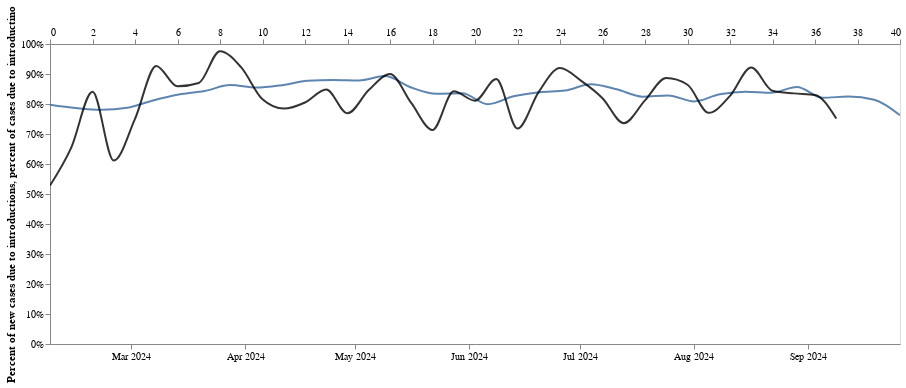

The code cell stored with this chart in its notebook:
### Code cell
line1 = alt.Chart(summary_percent_df).mark_line(interpolate='monotone', opacity = 0.9, clip = True).encode(
    alt.X('date:T', axis=alt.Axis(title="",tickCount = "month",grid=False,  format="%b %Y")),
    alt.Y('mean_percent_MA',title = "Percent of new cases due to introductions", axis=alt.Axis( grid=False, format='%', ), scale=alt.Scale(domain=(0.0, 1))),
   
).properties(
    width=850,
    height=300
)
line1 +percent_intro_sim

### Figure 1 — Vega-Lite specification as saved in the notebook (floating-point values rounded to 4 significant figures)
{"config": {"view": {"continuousWidth": 400, "continuousHeight": 300}}, "layer": [{"data": {"name": "data-09ef7e59200a494e476a6e3a979272d8"}, "mark": {"type": "line", "clip": true, "interpolate": "monotone", "opacity": 0.9}, "encoding": {"x": {"axis": {"format": "%b %Y", "grid": false, "tickCount": "month", "title": ""}, "field": "date", "type": "temporal"}, "y": {"axis": {"format": "%", "grid": false}, "field": "mean_percent_MA", "scale": {"domain": [0.0, 1]}, "title": "Percent of new cases due to introductions", "type": "quantitative"}}, "height": 300, "width": 850}, {"data": {"name": "data-ad93afafdb6c08659e1cae478872d538"}, "mark": {"type": "line", "clip": true, "color": "black", "interpolate": "monotone", "opacity": 0.8}, "encoding": {"x": {"axis": {"title": ""}, "field": "week_time", "type": "quantitative"}, "y": {"axis": {"grid": false, "title": "percent of cases due to introductino"}, "field": "percent_intro", "type": "quantitative"}}, "height": 300, "width": 850}], "$schema": "https://vega.github.io/schema/vega-lite/v4.17.0.json", "datasets": {"data-09ef7e59200a494e476a6e3a979272d8": [{"index": 0, "interval": "1", "mean_percent": 0.7626, "upper_hpd_log_95": 1.0, "lower_hpd_log_95": 0.0159, "upper_hpd_log_50": 1.0, "lower_hpd_log_50": 1.0, "days": -14, "date": "2024-09-26T00:00:00", "mean_percent_MA": 0.7626, "upper_hpd_log_95_MA": 1.0, "lower_hpd_log_95_MA": 0.0159, "upper_hpd_log_50_MA": 1.0, "lower_hpd_log_50_MA": 1.0}, {"index": 0, "interval": "2", "mean_percent": 0.8657, "upper_hpd_log_95": 1.0, "lower_hpd_log_95": 0.08137, "upper_hpd_log_50": 1.0, "lower_hpd_log_50": 1.0, "days": -7, "date": "2024-09-19T00:00:00", "mean_percent_MA": 0.8141, "upper_hpd_log_95_MA": 1.0, "lower_hpd_log_95_MA": 0.04863, "upper_hpd_log_50_MA": 1.0, "lower_hpd_log_50_MA": 1.0}, {"index": 0, "interval": "3", "mean_percent": 0.8469, "upper_hpd_log_95": 1.0, "lower_hpd_log_95": 0.2257, "upper_hpd_log_50": 1.0, "lower_hpd_log_50": 1.0, "days": 0, "date": "2024-09-12T00:00:00", "mean_percent_MA": 0.8251, "upper_hpd_log_95_MA": 1.0, "lower_hpd_log_95_MA": 0.1077, "upper_hpd_log_50_MA": 1.0, "lower_hpd_log_50_MA": 1.0}, {"index": 0, "interval": "4", "mean_percent": 0.808, "upper_hpd_log_95": 1.0, "lower_hpd_log_95": 0.04351, "upper_hpd_log_50": 1.0, "lower_hpd_log_50": 1.0, "days": 7, "date": "2024-09-05T00:00:00", "mean_percent_MA": 0.8208, "upper_hpd_log_95_MA": 1.0, "lower_hpd_log_95_MA": 0.09163, "upper_hpd_log_50_MA": 1.0, "lower_hpd_log_50_MA": 1.0}, {"index": 0, "interval": "5", "mean_percent": 0.9063, "upper_hpd_log_95": 1.0, "lower_hpd_log_95": 0.1322, "upper_hpd_log_50": 1.0, "lower_hpd_log_50": 1.0, "days": 14, "date": "2024-08-29T00:00:00", "mean_percent_MA": 0.8567, "upper_hpd_log_95_MA": 1.0, "lower_hpd_log_95_MA": 0.1207, "upper_hpd_log_50_MA": 1.0, "lower_hpd_log_50_MA": 1.0}, {"index": 0, "interval": "6", "mean_percent": 0.7886, "upper_hpd_log_95": 1.0, "lower_hpd_log_95": 0.04901, "upper_hpd_log_50": 1.0, "lower_hpd_log_50": 1.0, "days": 21, "date": "2024-08-22T00:00:00", "mean_percent_MA": 0.8374, "upper_hpd_log_95_MA": 1.0, "lower_hpd_log_95_MA": 0.1126, "upper_hpd_log_50_MA": 1.0, "lower_hpd_log_50_MA": 1.0}, {"index": 0, "interval": "7", "mean_percent": 0.8609, "upper_hpd_log_95": 1.0, "lower_hpd_log_95": 0.0637, "upper_hpd_log_50": 1.0, "lower_hpd_log_50": 1.0, "days": 28, "date": "2024-08-15T00:00:00", "mean_percent_MA": 0.8409, "upper_hpd_log_95_MA": 1.0, "lower_hpd_log_95_MA": 0.07211, "upper_hpd_log_50_MA": 1.0, "lower_hpd_log_50_MA": 1.0}, {"index": 0, "interval": "8", "mean_percent": 0.773, "upper_hpd_log_95": 1.0, "lower_hpd_log_95": 0.03164, "upper_hpd_log_50": 1.0, "lower_hpd_log_50": 1.0, "days": 35, "date": "2024-08-08T00:00:00", "mean_percent_MA": 0.8322, "upper_hpd_log_95_MA": 1.0, "lower_hpd_log_95_MA": 0.06914, "upper_hpd_log_50_MA": 1.0, "lower_hpd_log_50_MA": 1.0}, {"index": 0, "interval": "9", "mean_percent": 0.8116, "upper_hpd_log_95": 1.0, "lower_hpd_log_95": 0.04368, "upper_hpd_log_50": 1.0, "lower_hpd_log_50": 1.0, "days": 42, "date": "2024-08-01T00:00:00", "mean_percent_MA": 0.8085, "upper_hpd_log_95_MA": 1.0, "lower_hpd_log_95_MA": 0.04701, "upper_hpd_log_50_MA": 1.0, "lower_hpd_log_50_MA": 1.0}, {"index": 0, "interval": "10", "mean_percent": 0.8693, "upper_hpd_log_95": 1.0, "lower_hpd_log_95": 0.1135, "upper_hpd_log_50": 1.0, "lower_hpd_log_50": 1.0, "days": 49, "date": "2024-07-25T00:00:00", "mean_percent_MA": 0.8287, "upper_hpd_log_95_MA": 1.0, "lower_hpd_log_95_MA": 0.06313, "upper_hpd_log_50_MA": 1.0, "lower_hpd_log_50_MA": 1.0}, {"index": 0, "interval": "11", "mean_percent": 0.8444, "upper_hpd_log_95": 1.0, "lower_hpd_log_95": 0.05188, "upper_hpd_log_50": 1.0, "lower_hpd_log_50": 1.0, "days": 56, "date": "2024-07-18T00:00:00", "mean_percent_MA": 0.8246, "upper_hpd_log_95_MA": 1.0, "lower_hpd_log_95_MA": 0.06017, "upper_hpd_log_50_MA": 1.0, "lower_hpd_log_50_MA": 1.0}, {"index": 0, "interval": "12", "mean_percent": 0.8715, "upper_hpd_log_95": 1.0, "lower_hpd_log_95": 0.1655, "upper_hpd_log_50": 1.0, "lower_hpd_log_50": 1.0, "days": 63, "date": "2024-07-11T00:00:00", "mean_percent_MA": 0.8492, "upper_hpd_log_95_MA": 1.0, "lower_hpd_log_95_MA": 0.09363, "upper_hpd_log_50_MA": 1.0, "lower_hpd_log_50_MA": 1.0}, {"index": 0, "interval": "13", "mean_percent": 0.8785, "upper_hpd_log_95": 1.0, "lower_hpd_log_95": 0.1247, "upper_hpd_log_50": 1.0, "lower_hpd_log_50": 1.0, "days": 70, "date": "2024-07-04T00:00:00", "mean_percent_MA": 0.8659, "upper_hpd_log_95_MA": 1.0, "lower_hpd_log_95_MA": 0.1139, "upper_hpd_log_50_MA": 1.0, "lower_hpd_log_50_MA": 1.0}, {"index": 0, "interval": "14", "mean_percent": 0.7853, "upper_hpd_log_95": 1.0, "lower_hpd_log_95": 0.03429, "upper_hpd_log_50": 1.0, "lower_hpd_log_50": 1.0, "days": 77, "date": "2024-06-27T00:00:00", "mean_percent_MA": 0.8449, "upper_hpd_log_95_MA": 1.0, "lower_hpd_log_95_MA": 0.09407, "upper_hpd_log_50_MA": 1.0, "lower_hpd_log_50_MA": 1.0}, {"index": 0, "interval": "15", "mean_percent": 0.8218, "upper_hpd_log_95": 1.0, "lower_hpd_log_95": 0.03737, "upper_hpd_log_50": 1.0, "lower_hpd_log_50": 1.0, "days": 84, "date": "2024-06-20T00:00:00", "mean_percent_MA": 0.8393, "upper_hpd_log_95_MA": 1.0, "lower_hpd_log_95_MA": 0.09045, "upper_hpd_log_50_MA": 1.0, "lower_hpd_log_50_MA": 1.0}, {"index": 0, "interval": "16", "mean_percent": 0.8176, "upper_hpd_log_95": 1.0, "lower_hpd_log_95": 0.1001, "upper_hpd_log_50": 1.0, "lower_hpd_log_50": 1.0, "days": 91, "date": "2024-06-13T00:00:00", "mean_percent_MA": 0.8258, "upper_hpd_log_95_MA": 1.0, "lower_hpd_log_95_MA": 0.07412, "upper_hpd_log_50_MA": 1.0, "lower_hpd_log_50_MA": 1.0}, {"index": 0, "interval": "17", "mean_percent": 0.7726, "upper_hpd_log_95": 1.0, "lower_hpd_log_95": 0.03178, "upper_hpd_log_50": 1.0, "lower_hpd_log_50": 1.0, "days": 98, "date": "2024-06-06T00:00:00", "mean_percent_MA": 0.7994, "upper_hpd_log_95_MA": 1.0, "lower_hpd_log_95_MA": 0.0509, "upper_hpd_log_50_MA": 1.0, "lower_hpd_log_50_MA": 1.0}, {"index": 0, "interval": "18", "mean_percent": 0.9301, "upper_hpd_log_95": 1.0, "lower_hpd_log_95": 0.3463, "upper_hpd_log_50": 1.0, "lower_hpd_log_50": 1.0, "days": 105, "date": "2024-05-30T00:00:00", "mean_percent_MA": 0.8356, "upper_hpd_log_95_MA": 1.0, "lower_hpd_log_95_MA": 0.1289, "upper_hpd_log_50_MA": 1.0, "lower_hpd_log_50_MA": 1.0}, {"index": 0, "interval": "19", "mean_percent": 0.8158, "upper_hpd_log_95": 1.0, "lower_hpd_log_95": 0.03974, "upper_hpd_log_50": 1.0, "lower_hpd_log_50": 1.0, "days": 112, "date": "2024-05-23T00:00:00", "mean_percent_MA": 0.8341, "upper_hpd_log_95_MA": 1.0, "lower_hpd_log_95_MA": 0.1295, "upper_hpd_log_50_MA": 1.0, "lower_hpd_log_50_MA": 1.0}, {"index": 0, "interval": "20", "mean_percent": 0.9042, "upper_hpd_log_95": 1.0, "lower_hpd_log_95": 0.2735, "upper_hpd_log_50": 1.0, "lower_hpd_log_50": 1.0, "days": 119, "date": "2024-05-16T00:00:00", "mean_percent_MA": 0.8557, "upper_hpd_log_95_MA": 1.0, "lower_hpd_log_95_MA": 0.1728, "upper_hpd_log_50_MA": 1.0, "lower_hpd_log_50_MA": 1.0}, {"index": 0, "interval": "21", "mean_percent": 0.9216, "upper_hpd_log_95": 1.0, "lower_hpd_log_95": 0.3692, "upper_hpd_log_50": 1.0, "lower_hpd_log_50": 1.0, "days": 126, "date": "2024-05-09T00:00:00", "mean_percent_MA": 0.893, "upper_hpd_log_95_MA": 1.0, "lower_hpd_log_95_MA": 0.2572, "upper_hpd_log_50_MA": 1.0, "lower_hpd_log_50_MA": 1.0}, {"index": 0, "interval": "22", "mean_percent": 0.8726, "upper_hpd_log_95": 1.0, "lower_hpd_log_95": 0.1258, "upper_hpd_log_50": 1.0, "lower_hpd_log_50": 1.0, "days": 133, "date": "2024-05-02T00:00:00", "mean_percent_MA": 0.8786, "upper_hpd_log_95_MA": 1.0, "lower_hpd_log_95_MA": 0.2021, "upper_hpd_log_50_MA": 1.0, "lower_hpd_log_50_MA": 1.0}, {"index": 0, "interval": "23", "mean_percent": 0.8222, "upper_hpd_log_95": 1.0, "lower_hpd_log_95": 0.03894, "upper_hpd_log_50": 1.0, "lower_hpd_log_50": 1.0, "days": 140, "date": "2024-04-25T00:00:00", "mean_percent_MA": 0.8802, "upper_hpd_log_95_MA": 1.0, "lower_hpd_log_95_MA": 0.2019, "upper_hpd_log_50_MA": 1.0, "lower_hpd_log_50_MA": 1.0}, {"index": 0, "interval": "24", "mean_percent": 0.8923, "upper_hpd_log_95": 1.0, "lower_hpd_log_95": 0.1179, "upper_hpd_log_50": 1.0, "lower_hpd_log_50": 1.0, "days": 147, "date": "2024-04-18T00:00:00", "mean_percent_MA": 0.8772, "upper_hpd_log_95_MA": 1.0, "lower_hpd_log_95_MA": 0.163, "upper_hpd_log_50_MA": 1.0, "lower_hpd_log_50_MA": 1.0}, {"index": 0, "interval": "25", "mean_percent": 0.8643, "upper_hpd_log_95": 1.0, "lower_hpd_log_95": 0.1495, "upper_hpd_log_50": 1.0, "lower_hpd_log_50": 1.0, "days": 154, "date": "2024-04-11T00:00:00", "mean_percent_MA": 0.8628, "upper_hpd_log_95_MA": 1.0, "lower_hpd_log_95_MA": 0.1081, "upper_hpd_log_50_MA": 1.0, "lower_hpd_log_50_MA": 1.0}, {"index": 0, "interval": "26", "mean_percent": 0.8404, "upper_hpd_log_95": 1.0, "lower_hpd_log_95": 0.04468, "upper_hpd_log_50": 1.0, "lower_hpd_log_50": 1.0, "days": 161, "date": "2024-04-04T00:00:00", "mean_percent_MA": 0.8548, "upper_hpd_log_95_MA": 1.0, "lower_hpd_log_95_MA": 0.08777, "upper_hpd_log_50_MA": 1.0, "lower_hpd_log_50_MA": 1.0}, {"index": 0, "interval": "27", "mean_percent": 0.8556, "upper_hpd_log_95": 1.0, "lower_hpd_log_95": 0.04294, "upper_hpd_log_50": 1.0, "lower_hpd_log_50": 1.0, "days": 168, "date": "2024-03-28T00:00:00", "mean_percent_MA": 0.8631, "upper_hpd_log_95_MA": 1.0, "lower_hpd_log_95_MA": 0.08877, "upper_hpd_log_50_MA": 1.0, "lower_hpd_log_50_MA": 1.0}, {"index": 0, "interval": "28", "mean_percent": 0.8125, "upper_hpd_log_95": 1.0, "lower_hpd_log_95": 0.03449, "upper_hpd_log_50": 1.0, "lower_hpd_log_50": 1.0, "days": 175, "date": "2024-03-21T00:00:00", "mean_percent_MA": 0.8432, "upper_hpd_log_95_MA": 1.0, "lower_hpd_log_95_MA": 0.06791, "upper_hpd_log_50_MA": 1.0, "lower_hpd_log_50_MA": 1.0}, {"index": 0, "interval": "29", "mean_percent": 0.8172, "upper_hpd_log_95": 1.0, "lower_hpd_log_95": 0.09047, "upper_hpd_log_50": 1.0, "lower_hpd_log_50": 1.0, "days": 182, "date": "2024-03-14T00:00:00", "mean_percent_MA": 0.8314, "upper_hpd_log_95_MA": 1.0, "lower_hpd_log_95_MA": 0.05315, "upper_hpd_log_50_MA": 1.0, "lower_hpd_log_50_MA": 1.0}, {"index": 0, "interval": "30", "mean_percent": 0.7622, "upper_hpd_log_95": 1.0, "lower_hpd_log_95": 0.01865, "upper_hpd_log_50": 1.0, "lower_hpd_log_50": 1.0, "days": 189, "date": "2024-03-07T00:00:00", "mean_percent_MA": 0.8119, "upper_hpd_log_95_MA": 1.0, "lower_hpd_log_95_MA": 0.04664, "upper_hpd_log_50_MA": 1.0, "lower_hpd_log_50_MA": 1.0}, {"index": 0, "interval": "31", "mean_percent": 0.7572, "upper_hpd_log_95": 1.0, "lower_hpd_log_95": 0.01773, "upper_hpd_log_50": 1.0, "lower_hpd_log_50": 1.0, "days": 196, "date": "2024-02-29T00:00:00", "mean_percent_MA": 0.7873, "upper_hpd_log_95_MA": 1.0, "lower_hpd_log_95_MA": 0.04033, "upper_hpd_log_50_MA": 1.0, "lower_hpd_log_50_MA": 1.0}, {"index": 0, "interval": "32", "mean_percent": 0.7866, "upper_hpd_log_95": 1.0, "lower_hpd_log_95": 0.03669, "upper_hpd_log_50": 1.0, "lower_hpd_log_50": 1.0, "days": 203, "date": "2024-02-22T00:00:00", "mean_percent_MA": 0.7808, "upper_hpd_log_95_MA": 1.0, "lower_hpd_log_95_MA": 0.04089, "upper_hpd_log_50_MA": 1.0, "lower_hpd_log_50_MA": 1.0}, {"index": 0, "interval": "33", "mean_percent": 0.8408, "upper_hpd_log_95": 1.0, "lower_hpd_log_95": 0.1232, "upper_hpd_log_50": 1.0, "lower_hpd_log_50": 1.0, "days": 210, "date": "2024-02-15T00:00:00", "mean_percent_MA": 0.7867, "upper_hpd_log_95_MA": 1.0, "lower_hpd_log_95_MA": 0.04906, "upper_hpd_log_50_MA": 1.0, "lower_hpd_log_50_MA": 1.0}, {"index": 0, "interval": "34", "mean_percent": 0.8065, "upper_hpd_log_95": 1.0, "lower_hpd_log_95": 0.02758, "upper_hpd_log_50": 1.0, "lower_hpd_log_50": 1.0, "days": 217, "date": "2024-02-08T00:00:00", "mean_percent_MA": 0.7978, "upper_hpd_log_95_MA": 1.0, "lower_hpd_log_95_MA": 0.05129, "upper_hpd_log_50_MA": 1.0, "lower_hpd_log_50_MA": 1.0}], "data-ad93afafdb6c08659e1cae478872d538": [{"week_time": 0.0, "diff_intro": 2.8, "diff_I": 2.5, "percent_intro": 0.5283}, {"week_time": 1.0, "diff_intro": 4.714, "diff_I": 2.486, "percent_intro": 0.6548}, {"week_time": 2.0, "diff_intro": 4.264, "diff_I": 0.8073, "percent_intro": 0.8408}, {"week_time": 3.0, "diff_intro": 6.044, "diff_I": 3.841, "percent_intro": 0.6114}, {"week_time": 4.0, "diff_intro": 4.576, "diff_I": 1.522, "percent_intro": 0.7504}, {"week_time": 5.0, "diff_intro": 5.021, "diff_I": 0.3953, "percent_intro": 0.927}, {"week_time": 6.0, "diff_intro": 5.81, "diff_I": 0.9534, "percent_intro": 0.859}, {"week_time": 7.0, "diff_intro": 5.611, "diff_I": 0.8367, "percent_intro": 0.8702}, {"week_time": 8.0, "diff_intro": 5.551, "diff_I": 0.1354, "percent_intro": 0.9762}, {"week_time": 9.0, "diff_intro": 4.266, "diff_I": 0.3615, "percent_intro": 0.9219}, {"week_time": 10.0, "diff_intro": 4.321, "diff_I": 0.9762, "percent_intro": 0.8157}, {"week_time": 11.0, "diff_intro": 5.476, "diff_I": 1.502, "percent_intro": 0.7848}, {"week_time": 12.0, "diff_intro": 5.586, "diff_I": 1.352, "percent_intro": 0.8051}, {"week_time": 13.0, "diff_intro": 5.144, "diff_I": 0.9204, "percent_intro": 0.8482}, {"week_time": 14.0, "diff_intro": 5.901, "diff_I": 1.773, "percent_intro": 0.769}, {"week_time": 15.0, "diff_intro": 4.536, "diff_I": 0.8234, "percent_intro": 0.8464}, {"week_time": 16.0, "diff_intro": 6.163, "diff_I": 0.686, "percent_intro": 0.8998}, {"week_time": 17.0, "diff_intro": 5.159, "diff_I": 1.261, "percent_intro": 0.8036}, {"week_time": 18.0, "diff_intro": 4.67, "diff_I": 1.878, "percent_intro": 0.7132}, {"week_time": 19.0, "diff_intro": 5.573, "diff_I": 1.045, "percent_intro": 0.8422}, {"week_time": 20.0, "diff_intro": 5.9, "diff_I": 1.375, "percent_intro": 0.811}, {"week_time": 21.0, "diff_intro": 4.878, "diff_I": 0.6459, "percent_intro": 0.8831}, {"week_time": 22.0, "diff_intro": 5.361, "diff_I": 2.104, "percent_intro": 0.7181}, {"week_time": 23.0, "diff_intro": 6.426, "diff_I": 1.218, "percent_intro": 0.8407}, {"week_time": 24.0, "diff_intro": 6.193, "diff_I": 0.5399, "percent_intro": 0.9198}, {"week_time": 25.0, "diff_intro": 5.663, "diff_I": 0.794, "percent_intro": 0.877}, {"week_time": 26.0, "diff_intro": 4.947, "diff_I": 1.091, "percent_intro": 0.8194}, {"week_time": 27.0, "diff_intro": 6.128, "diff_I": 2.196, "percent_intro": 0.7362}, {"week_time": 28.0, "diff_intro": 6.948, "diff_I": 1.607, "percent_intro": 0.8121}, {"week_time": 29.0, "diff_intro": 6.088, "diff_I": 0.781, "percent_intro": 0.8863}, {"week_time": 30.0, "diff_intro": 5.951, "diff_I": 0.9348, "percent_intro": 0.8643}, {"week_time": 31.0, "diff_intro": 4.239, "diff_I": 1.262, "percent_intro": 0.7706}, {"week_time": 32.0, "diff_intro": 5.761, "diff_I": 1.206, "percent_intro": 0.8269}, {"week_time": 33.0, "diff_intro": 5.918, "diff_I": 0.5034, "percent_intro": 0.9216}, {"week_time": 34.0, "diff_intro": 5.816, "diff_I": 1.073, "percent_intro": 0.8442}, {"week_time": 35.0, "diff_intro": 5.957, "diff_I": 1.174, "percent_intro": 0.8354}, {"week_time": 36.0, "diff_intro": 5.408, "diff_I": 1.105, "percent_intro": 0.8304}, {"week_time": 37.0, "diff_intro": 6.033, "diff_I": 1.992, "percent_intro": 0.7518}]}}
